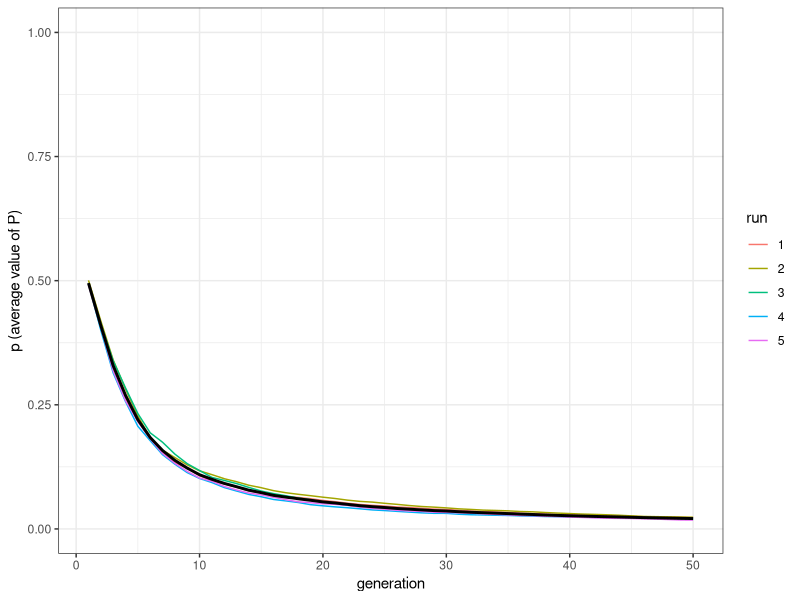
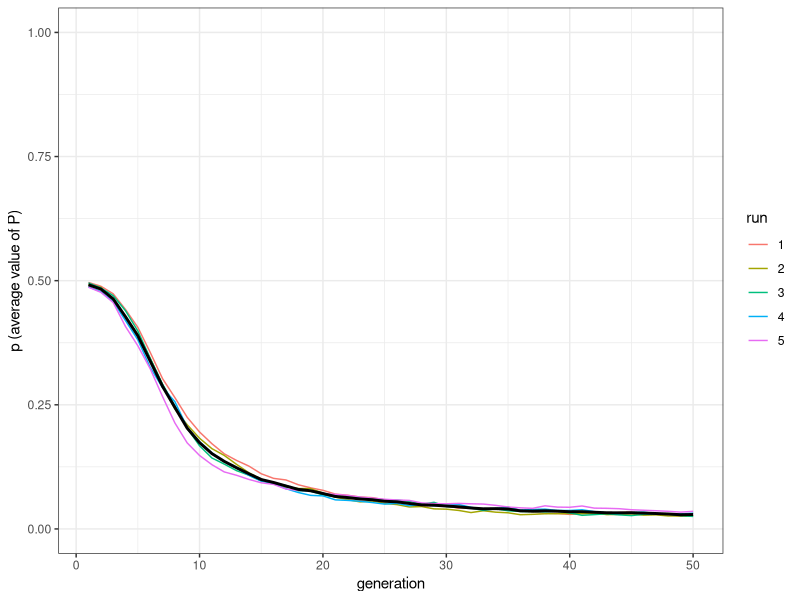
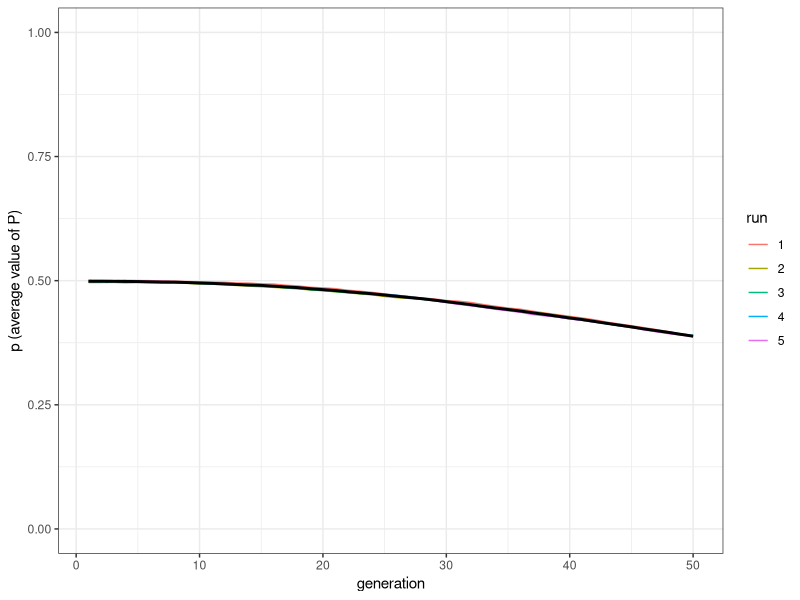
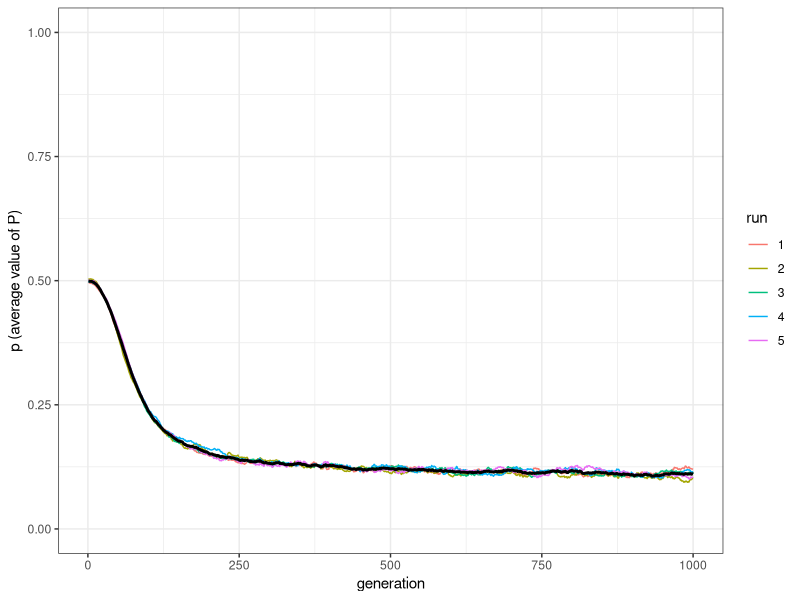
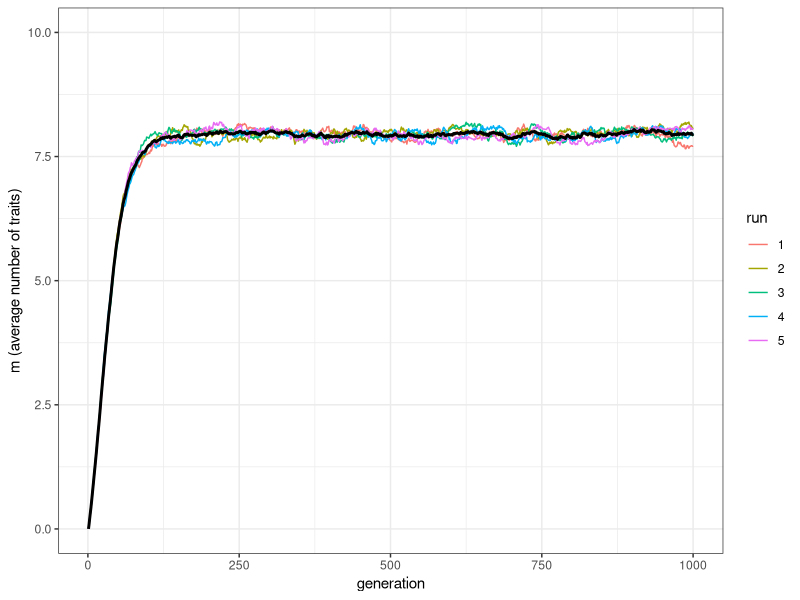
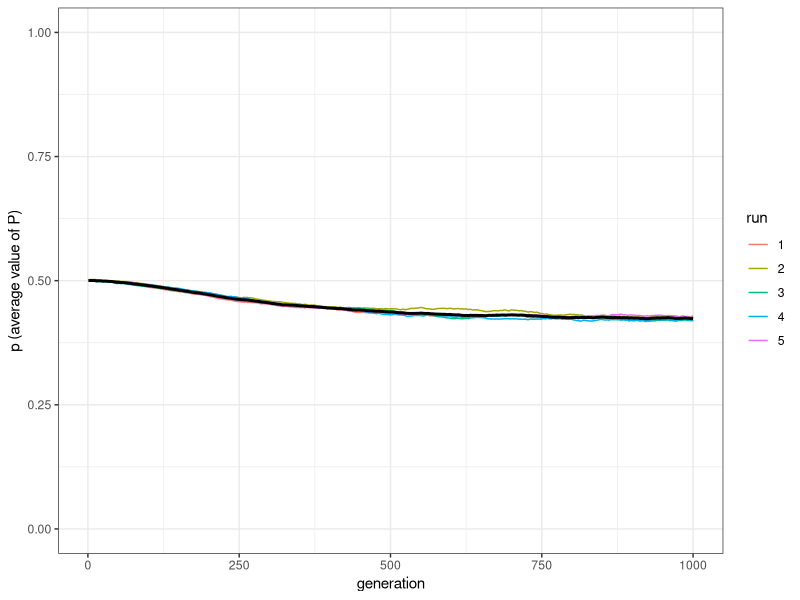
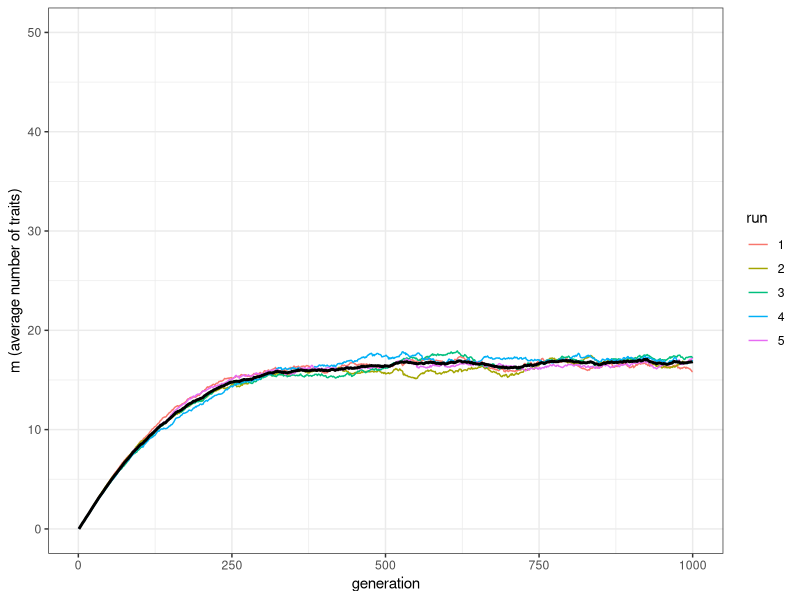
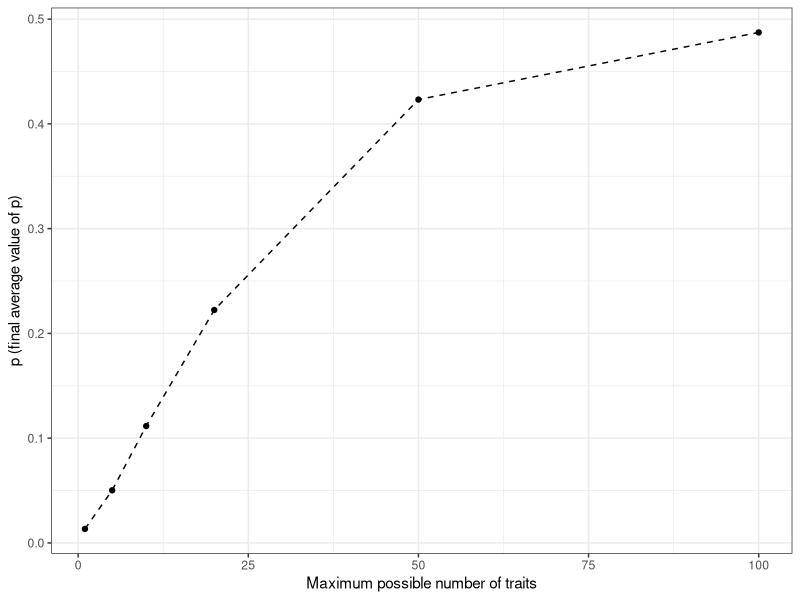

These figures' R source, in order:
library(tidyverse)
N <- 1000
population <- tibble(P = runif(N))

openness_conservatism <- function(N, t_max, r_max) {
  output <- tibble(generation = rep(1:t_max, r_max), 
                   p = as.numeric(rep(NA, t_max * r_max)), 
                   run = as.factor(rep(1:r_max, each = t_max)))
  for (r in 1:r_max) {
    # Create first generation
    population <- tibble(P = runif(N))
    
    # Add first generation's p for run r
    output[output$generation == 1 & output$run == r, ]$p <- 
      sum(population$P) / N 
    
    for (t in 2:t_max) {
      # Copy individuals to previous_population tibble
      previous_population <- population 
      
      # Choose demonstrators at random
      demonstrators <- tibble(P = sample(previous_population$P, N, replace = TRUE)) 
      
      # Choose individuals that copy, according to their P
      copy <- previous_population$P > runif(N) 
      
      # Copy
      population[copy, ]$P <- demonstrators[copy, ]$P 
      
      # Get p and put it into output slot for this generation t and run r
      output[output$generation == t & output$run == r, ]$p <- 
        sum(population$P) / N 
    }
  }
  # Export data from function
  output 
}


plot_multiple_runs_p <- function(data_model) {
  ggplot(data = data_model, aes(y = p, x = generation)) +
    geom_line(aes(colour = run)) +
    stat_summary(fun = mean, geom = "line", size = 1) +
    ylim(c(0, 1)) +
    theme_bw() +
    labs(y = "p (average value of P)")
}



data_model <- openness_conservatism(N = 1000, t_max = 50, r_max = 5)
plot_multiple_runs_p(data_model)
ggsave("Openness and conservatism 1.png", width = 20, height = 15, units = "cm")





##Maintaining open populations
openness_conservatism_2 <- function(N, M, mu, p_death, t_max, r_max){
  output <- tibble(generation = rep(1:t_max, r_max), 
                   p = as.numeric(rep(NA, t_max * r_max)), 
                   m = as.numeric(rep(NA, t_max * r_max)), 
                   run = as.factor(rep(1:r_max, each = t_max)))
  
  for (r in 1:r_max) {
    
    # Initialise population
    population_preferences <- matrix( runif(M * N), ncol = M, nrow = N)
    population_traits <- matrix(0, ncol = M, nrow = N)
    
    # Write first output
    output[output$generation == 1 & output$run == r, ]$p <- mean(population_preferences)
    output[output$generation == 1 & output$run == r, ]$m <- sum(population_traits) / N  
    
    for(t in 2:t_max){
      # Innovations
      innovators <- sample(c(TRUE, FALSE), N, prob = c(mu, 1 - mu), replace = TRUE) 
      innovations <- sample(1:M, sum(innovators), replace = TRUE)
      population_traits[cbind(which(innovators == TRUE), innovations)] <- 1
      
      # Copying
      previous_population_preferences <- population_preferences
      previous_population_traits <- population_traits
      
      demonstrators <- sample(1:N, replace = TRUE)
      demonstrators_traits <- sample(1:M, N, replace = TRUE)
      
      copy <- previous_population_traits[cbind(demonstrators,demonstrators_traits)] == 1 & 
        previous_population_preferences[cbind(1:N, demonstrators_traits)] > runif(N)
      
      population_traits[cbind(which(copy), demonstrators_traits[copy])] <- 1
      
      population_preferences[cbind(which(copy), demonstrators_traits[copy])] <- 
        previous_population_preferences[cbind(demonstrators[copy], demonstrators_traits[copy])] 
      
      # Birth/death
      replace <- sample(c(TRUE, FALSE), N, prob = c(p_death, 1 - p_death), replace = TRUE)
      population_traits[replace, ] <- 0
      population_preferences[replace, ] <- runif(M * sum(replace))
      
      # Write output
      output[output$generation == t & output$run == r, ]$p <- mean(population_preferences)
      output[output$generation == t & output$run == r, ]$m <- sum(population_traits) / N    
    }
  }
  # Export data from function
  output
}

data_model <- openness_conservatism_2(N = 1000, M = 1, mu = 0.1, 
                                      p_death = 0.01, t_max = 50, r_max = 5)
plot_multiple_runs_p(data_model)
ggsave("Openness and conservatism 2.png", width = 20, height = 15, units = "cm")



data_model <- openness_conservatism_2(N = 1000, M = 10, mu = 0.1, 
                                      p_death = 0.01, t_max = 50, r_max = 5)
plot_multiple_runs_p(data_model)
ggsave("Openness and conservatism 3.png", width = 20, height = 15, units = "cm")



data_model <- openness_conservatism_2(N = 1000, M = 10, mu = 0.1, 
                                      p_death = 0.01, t_max = 1000, r_max = 5)
plot_multiple_runs_p(data_model)
ggsave("Openness and conservatism 4.png", width = 20, height = 15, units = "cm")


plot_multiple_runs_m <- function(data_model, M) {
  ggplot(data = data_model, aes(y = m, x = generation)) +
    geom_line(aes(colour = run)) +
    stat_summary(fun = mean, geom = "line", size = 1) +
    ylim(c(0, M)) +
    theme_bw() +
    labs(y = "m (average number of traits)")
}
plot_multiple_runs_m(data_model, M = 10)
ggsave("Openness and conservatism 5.png", width = 20, height = 15, units = "cm")


data_model <- openness_conservatism_2(N = 1000, M = 50, mu = 0.1, p_death = 0.01, t_max = 1000, r_max = 5)
plot_multiple_runs_p(data_model)
ggsave("Openness and conservatism 6.png", width = 20, height = 15, units = "cm")



plot_multiple_runs_m(data_model, M = 50)
ggsave("Openness and conservatism 7.png", width = 20, height = 15, units = "cm")




test_openness <- tibble(M = c(1,5,10,20,50,100), p = as.numeric(rep(NA, 6)))
for(condition in test_openness$M){
  data_model <- openness_conservatism_2(N = 1000, M = condition, mu = 0.1, 
                                        p_death = 0.01, t_max = 1000, r_max = 1)
  test_openness[test_openness$M == condition, ]$p <- 
    data_model[data_model$generation == 1000, ]$p
}
ggplot(data = test_openness, aes(x = M, y = p)) +
  geom_line(linetype = "dashed") +
  geom_point() +
  theme_bw() +
  labs(x = "Maximum possible number of traits", y = "p (final average value of p)")
ggsave("Openness and conservatism 8.png", width = 20, height = 15, units = "cm")


test_openness <- tibble(M = c(0.5,0.1,0.05,0.01,0.005,0.001), p = as.numeric(rep(NA, 6)))
for(condition in test_openness$M){
  data_model <- openness_conservatism_2(N = 1000, M = 10, mu = 0.1, 
                                        p_death = condition, t_max = 1000, r_max = 1)
  test_openness[test_openness$M == condition, ]$p <- 
    data_model[data_model$generation == 1000, ]$p
}
ggplot(data = test_openness, aes(x = M, y = p)) +
  geom_line(linetype = "dashed") +
  geom_point() +
  theme_bw() +
  labs(x = "Birth rate/Death rate", y = "p (final average value of p)")
ggsave("Openness and conservatism 9.png", width = 20, height = 15, units = "cm")
